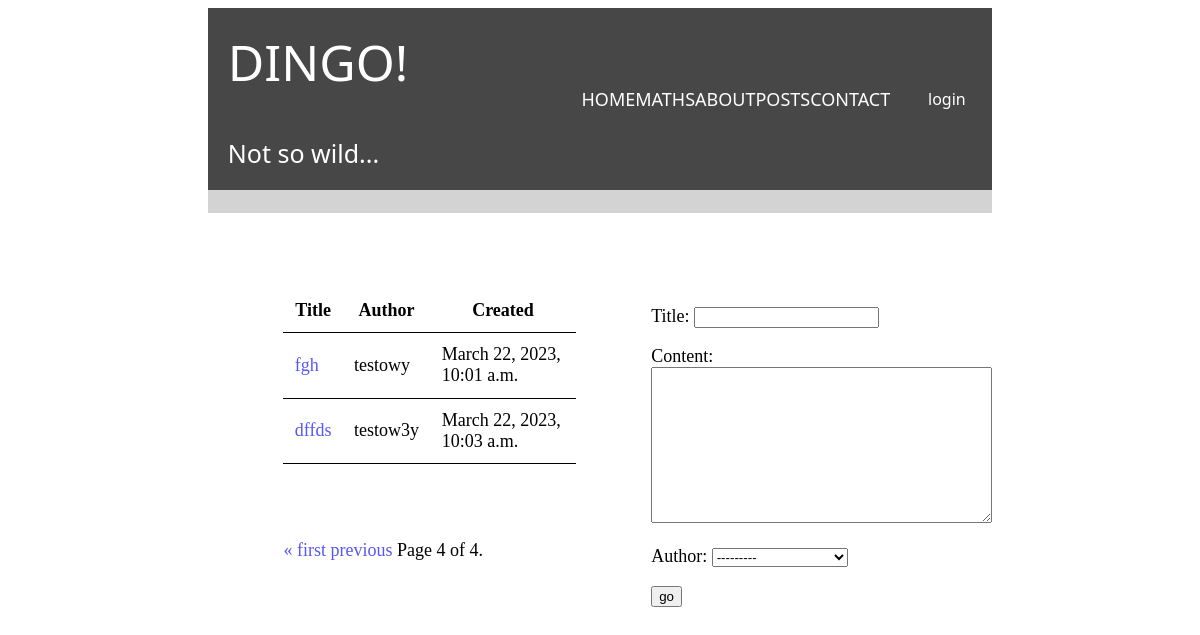
Page /posts/list?page=4 on the earlier database version.
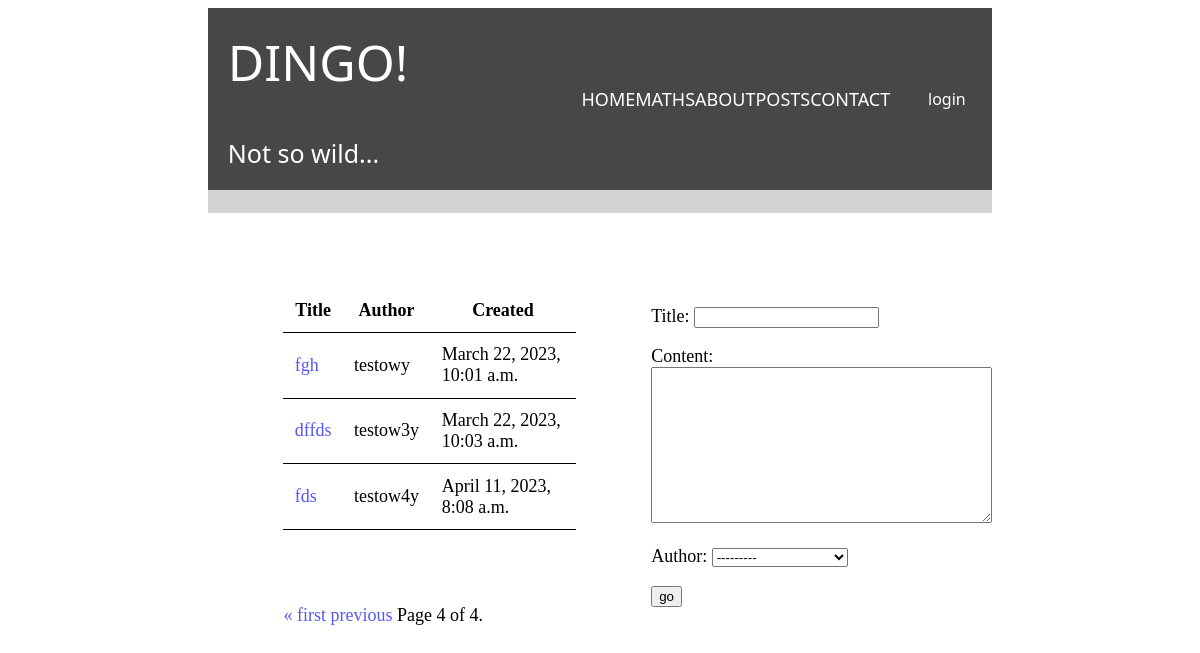
Same page on the later database version.
### posts/models.py (models this page shows)
class Post(models.Model):
   title = models.CharField(max_length=30)
   content = models.TextField()
   created = models.DateTimeField(auto_now_add=True)
   modified = models.DateTimeField(auto_now=True)
   author = models.ForeignKey('posts.Author',
                                 on_delete=models.CASCADE,
                                 null=False,
                                 blank=False
                                 )

class Author(models.Model):
   nick = models.CharField(max_length=30)
   email = models.EmailField(default='author@example.com')
   bio = models.TextField(blank=True)
   def __str__(self):
      return f"{self.nick}"

### posts/views.py (the view, shortened to what this page needs)
# urls.py: path('posts/list', posts_list, name='posts_list'),
def posts_list(request):
    posts_list = Post.objects.all()
    form = PostForm()
    paginator = Paginator(posts_list, 7)
    page_number = request.GET.get('page')
    posts_list = paginator.get_page(page_number)
    return render(
       request=request,
       template_name="posts/posts_list.html",
       context={"posts_list": posts_list,
                'form':form
                }
   )

### posts/forms.py
class PostForm(forms.ModelForm):
    class Meta:
        model = Post
        fields = "__all__"

### posts/templates/posts/posts_list.html (shortened to what this page needs)
{% extends 'greetings/main.html' %}
{% load django_bootstrap_breadcrumbs %}
{% load static %}
{% block local_styles %}<link rel="stylesheet" type="text/css" href="{% static 'posts/css/style_posts.css' %}">{% endblock %}
{% block content %}
<div class="content">
    <div class="content2">
        <div class ="table">
            <table>
                <tr>
                    <th>Title</th>
                    <th>Author</th>
                    <th>Created</th>
                </tr>
                {% for p in posts_list %}
                <tr>
                    <td><a class="result" href="{% url "posts:post_details" p.id %}" class="text">{{ p.title }}</a></td>
                    <td>{{ p.author }}</td>
                    <td>{{ p.created }}</td>
                </tr>
                {% endfor %}
            </table>
        </div>
        <div class="table">
            <span>
                {% if posts_list.has_previous %}
                    <a class="result" href="?page=1" class="black">« first</a>
                    <a class="result" href="?page={{ posts_list.previous_page_number }}" class="black">previous</a>
                {% endif %}
                <span>
                    Page {{ posts_list.number }} of {{ posts_list.paginator.num_pages }}.
                </span>
            </span>
        </div>
    </div>
    <div class="content2">
        <form class = "table" method="post">
        {{ form.as_p }}
        <input type="submit" value="go">
    </form>
    </div>
</div>
{% endblock %}

Differences in the rows shown:
added Post: title "fds", author "testow4y", created "April 11, 2023, 8:08 a.m."
